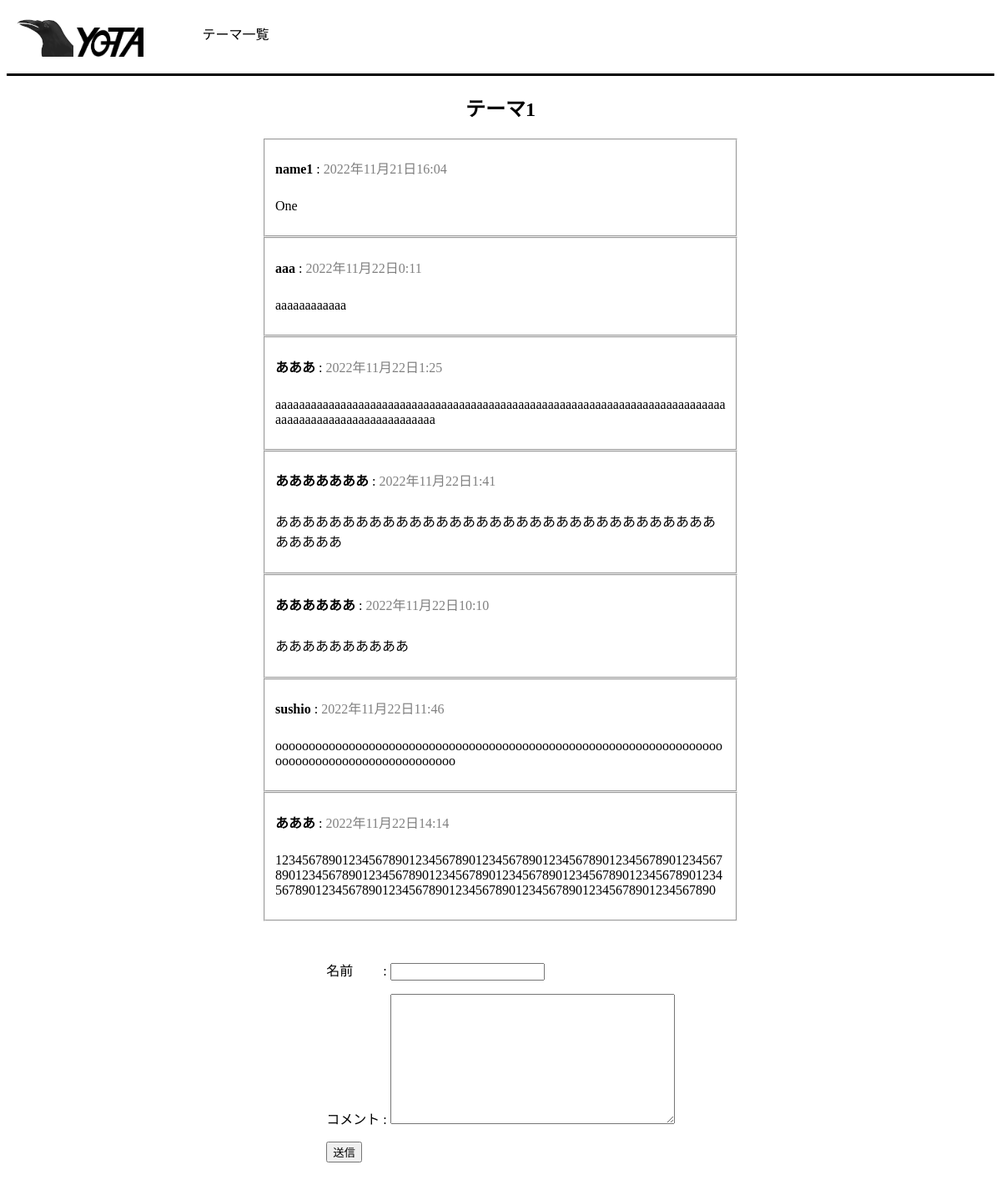
Page /comments/2/ on the committed database.
### comments/models.py (models this page shows, shortened)
class Theme(models.Model):
    title = models.CharField(max_length=50)
    pub_date = models.DateTimeField('data published')

class Cell(models.Model):
    theme = models.ForeignKey(Theme, related_name='cells', on_delete=models.CASCADE)
    publisher_name = models.CharField(max_length=20)
    comment_text = models.TextField(max_length=200)
    pub_date = models.DateTimeField('date published')

### comments/views.py (the view)
# urls.py: path('<int:theme_id>/', views.CommentsView, name='comments'),
def CommentsView(request, theme_id):
    template_name = 'comments/theme_comments.html'
    theme = get_object_or_404(Theme, pk = theme_id)
    context = {'theme':theme,
               'contribute_form':CommentContributeForm()}
    return render(request, template_name, context)

### comments/forms.py
class CommentContributeForm(forms.Form):
    publisher_name = forms.CharField(label='名前　　 ')
    comment_text = forms.CharField(widget=forms.Textarea(), max_length=200, label='コメント ')

### comments/templates/comments/theme_comments.html
{% extends "comments/basic.html" %}
{% block content %}
  <h2>{{theme.title}}</h2>
  {% if theme %}
      {% for cell in theme.cells.all %}
          <fieldset class="cell">
              <p><span class="cell-pub-name">{{ cell.publisher_name }}</span> : <span class="cell-pub-date">{{cell.pub_date}}</span></p>
              <p class="cell-comment">{{cell.comment_text}}</p>
          </fieldset>
      {% endfor %}
  {%else%}
      <p>No comment</p>
  {% endif %}
  <div class="comment-form">
    {%if contribute_form%}
        <form action="{% url 'comments:comment-contribute' theme.id %}" method="post">{% csrf_token %}
            <table>{{contribute_form.as_p}}</table>
            <button type="submit">送信</button>
        </form>
    {%else%}
        <p>No form</p>
    {%endif%}
  </div>
{% endblock %}

### comments/static/comments/stylesheet/theme_comments.css (style rules this page uses)
.cell { width: 90%; }
.cell p { overflow-wrap: anywhere; }
.cell-pub-name { font-weight: bold; }
.cell-pub-date { color: gray; }
.cell-comment { margin-top: 25px; }
.comment-form { padding-top: 30px; padding-bottom: 50px; }

### rows in the picture
Theme: title "テーマ1"
Cell: publisher_name "name1", pub_date "2022年11月21日16:04", comment_text "One"
Cell: publisher_name "aaa", pub_date "2022年11月22日0:11", comment_text "aaaaaaaaaaaa"
Cell: publisher_name "あああ", pub_date "2022年11月22日1:25", comment_text "aaaaaaaaaaaaaaaaaaaaaaaaaaaaaaaaaaaaaaaaaaaaaaaaaaaaaaaaaaaaaaaaaaaaaaaaaaaaaaaaaaaaaaaaaaaaaaaaaaaaaaa"
Cell: publisher_name "あああああああ", pub_date "2022年11月22日1:41", comment_text "ああああああああああああああああああああああああああああああああああああああ"
Cell: publisher_name "ああああああ", pub_date "2022年11月22日10:10", comment_text "ああああああああああ"
Cell: publisher_name "sushio", pub_date "2022年11月22日11:46", comment_text "oooooooooooooooooooooooooooooooooooooooooooooooooooooooooooooooooooooooooooooooooooooooooooooo"
Cell: publisher_name "あああ", pub_date "2022年11月22日14:14", comment_text "12345678901234567890123456789012345678901234567890123456789012345678901234567890123456789012345678901234567890123456789012345678901234567890123456789012345678901234567890123456789012345678901234567890"
